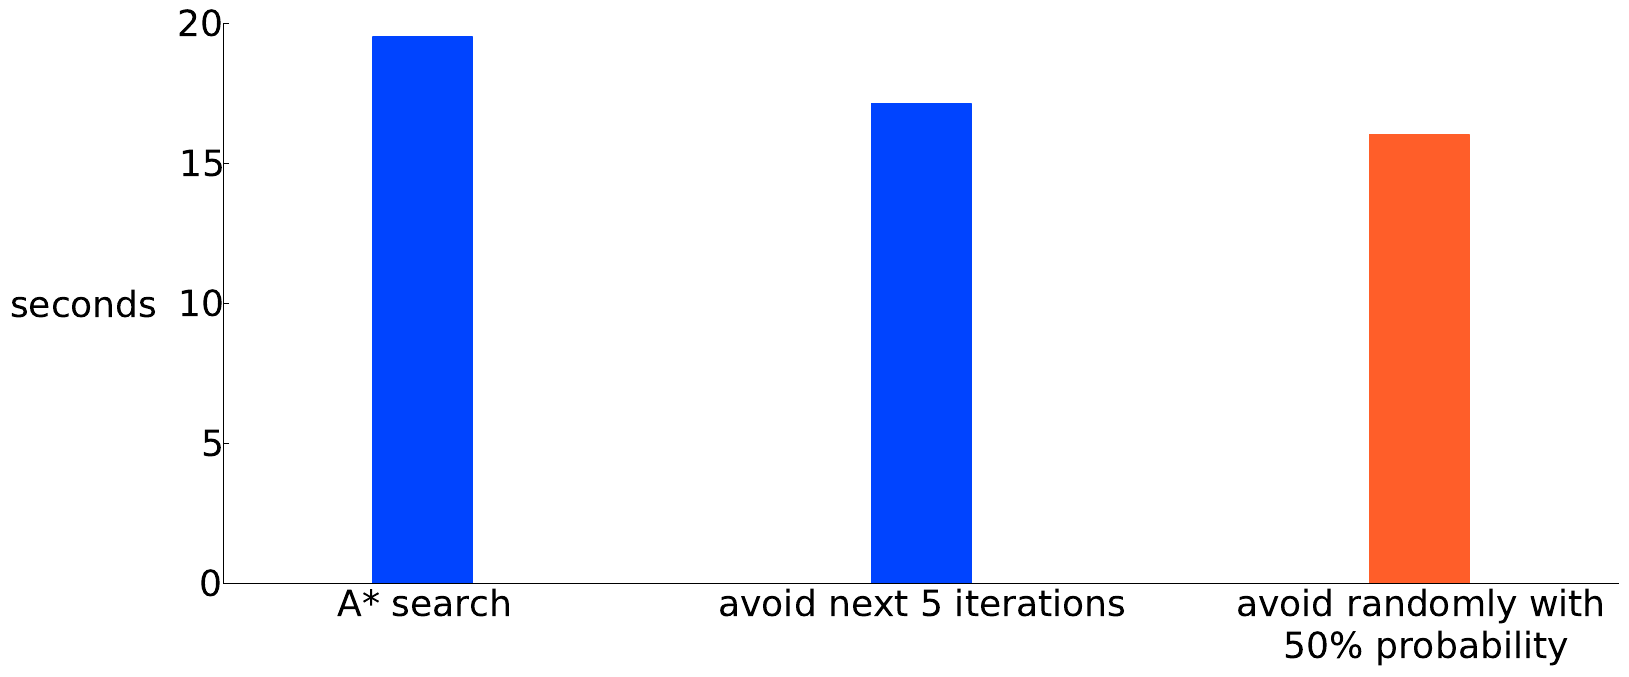

The Python source for this figure:

import pylab
from matplotlib.font_manager import FontProperties
import matplotlib.gridspec as gridspec

font = FontProperties()
#font.set_family('serif')
font.set_size(26)

fig = pylab.figure(figsize=(18,7),dpi=300)
ax = fig.add_subplot(111)
y = [19.53, 17.14, 16.04]
index = [1, 1.5, 2]
p1 = ax.bar(index, y, width=0.1, align='center')
pylab.setp(p1, color='#0044FF')
pylab.setp(p1[-1], color='#FF5E29')

pylab.xticks(index, ['A* search', 'avoid next 5 iterations', 'avoid randomly with \n 50% probability'], fontproperties=font)
pylab.yticks(fontproperties=font)

ax.yaxis.set_label_coords(-0.05, 0.5)

ax.spines["right"].set_visible(False)
ax.spines["top"].set_visible(False)
ax.xaxis.set_ticks_position('bottom')
ax.yaxis.set_ticks_position('left')
ax.tick_params(bottom='off') 

#pylab.title('Run times of A* search and with 50% random skipping\n on Philadelphia and Chicago Regional network', fontproperties=font)
pylab.ylabel('seconds', {'rotation':'horizontal'}, fontproperties=font)

pylab.savefig('random_runtime.pdf', bbox_inches='tight')
